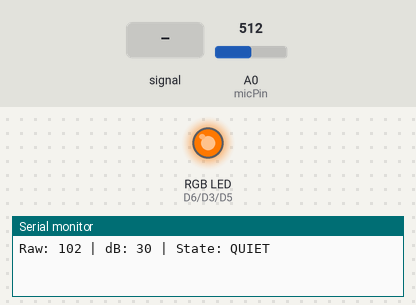
Simulated run of this sketch. Board: Arduino Uno R4 WiFi. Shown: an RGB LED mixed from three pins (HIGH = lit), the last lines printed to the serial monitor. Inputs (shaded band) come from the test bench; at power-on: A0 (micPin) = 512. WiFi joins after 1.5 s; servers stay silent unless stated; network time is answered at once with the bench clock; the local clock reads 2024-03-15 10:24:30 at power-on unless the sketch sets it; storage starts empty.

Above: at 6.1 s.
6.2 s: A0 (micPin) fed a 200 Hz sine of ±460 counts around its level
At 6.93 s:
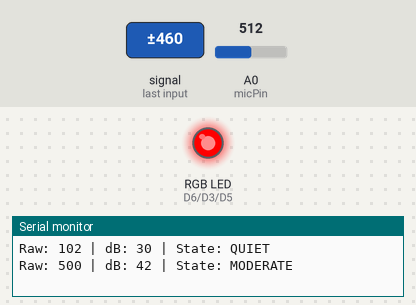
9.2 s: A0 (micPin) set to 306
10.7 s: A0 (micPin) set to 389
13.1 s: A0 (micPin) set to 416
At 14.3 s:
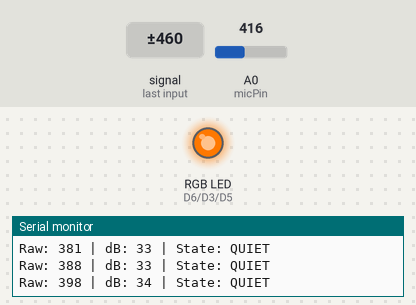
15.0 s: A0 (micPin) set to 122
At 15.6 s:
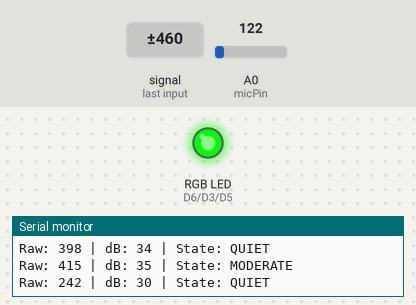
16.5 s: A0 (micPin) set to 511
At 17.8 s:
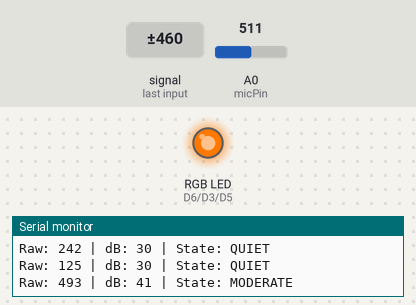
Timing chart, 0 to 19.2 s (numbered marks = the images above; inputs shaded):
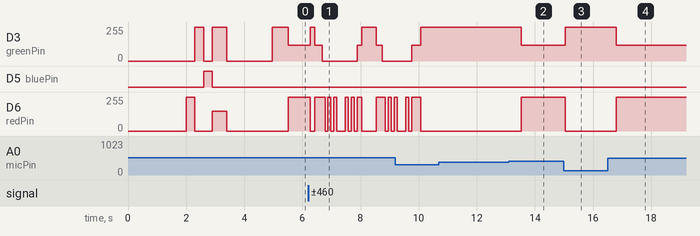

Measured:
- after the input at 6.2 s, D3 (greenPin): 120/255 → 255/255 after 0.07 s, → 120/255 0.15 s later, → 0/255 0.26 s later, → 120/255 1.2 s later, … (7 changes in this stretch); D6 (redPin): 255/255 → 0/255 after 0.07 s, → 255/255 0.15 s later, → 0/255 0.36 s later, → 255/255 0.10 s later, … (18 changes in this stretch)
- after the input at 13.1 s, D3 (greenPin): 255/255 → 120/255 after 0.43 s; D6 (redPin): 0/255 → 255/255 after 0.43 s
- after the input at 15.0 s, D3 (greenPin): 120/255 → 255/255 at once; D6 (redPin): 255/255 → 0/255 at once
- after the input at 16.5 s, D3 (greenPin): 255/255 → 120/255 after 0.30 s; D6 (redPin): 0/255 → 255/255 after 0.30 s

The sketch:

ArduinoCodePBL.ino
```cpp
#include <SPI.h>        // SPI interface
#include <SdFat.h>     // SD filesystem
#include <NTPClient.h> // NTP client
#include <WiFiUdp.h>   // UDP support
#include <WiFiS3.h>    // WiFi driver

//WiFi
const char* ssid       = "xxxx";      // WiFi SSID
const char* password   = "xxxx";  // WiFi password
const char* serverHost = "192.168.0.12";  // Server IP
const uint16_t serverPort = 5000;         // Server port

//Pins
const int micPin   = A0; // Microphone pin
const int redPin   = 6;  // Red LED
const int greenPin = 3;  // Green LED
const int bluePin  = 5;  // Blue LED

//SD
const int SD_CS_PIN = 10; // SD chip select
SdFat SD;                // SD interface
SdFile logFile;          // Log file
bool sdReady = false;    // SD status

//dB Thresholds
//  Quiet    : < 35 dB
//  Moderate : 35–55 dB
//  Loud     : > 55 dB

const int QUIET_DB_MAX    = 35; // Quiet limit
const int MODERATE_DB_MAX = 55; // Moderate limit

//State
float smooth = 0.0f;     // Smoothed signal
const float alpha = 0.2f; // Filter factor
bool alarmActive = false; // Alarm latch

//Timing
const unsigned long DEBUG_PRINT_INTERVAL  = 1000; // Debug rate
const unsigned long SERVER_SEND_INTERVAL  = 1000; // Send rate

//Time
WiFiUDP ntpUDP; // UDP object
NTPClient timeClient(ntpUDP, "pool.ntp.org", 0, 60000); // NTP client

//Prototypes
void setRGB(int r, int g, int b);            // Set LED
void logToSD(int dbValue, String location);  // SD logging
int  convertToDB(int rawValue);              // ADC to dB
String getFormattedDate();                   // Date string
void sendToServer(int dbValue, const char* location); // HTTP send

void setup() {
    Serial.begin(9600); // Start serial
    delay(2000);        // Serial settle

    pinMode(redPin, OUTPUT);   // Red output
    pinMode(greenPin, OUTPUT); // Green output
    pinMode(bluePin, OUTPUT);  // Blue output

    // LED self-test ensures wiring and PWM are correct
    setRGB(255,0,0); delay(300);   // Red test
    setRGB(0,255,0); delay(300);   // Green test
    setRGB(0,0,255); delay(300);   // Blue test
    setRGB(150,255,0); delay(500); // Yellow test
    setRGB(0,0,0);                 // LEDs off

    if (SD.begin(SD_CS_PIN, SPI_HALF_SPEED)) { // Init SD
        sdReady = true;                        // SD ready
        if (!SD.exists("miclog.csv")) {        // File check
            if (logFile.open("miclog.csv", O_WRITE | O_CREAT | O_AT_END)) { // Create file
                logFile.println("Date,Time,Decibels,Location"); // CSV header
                logFile.close();              // Close file
            }
        }
    }

    WiFi.begin(ssid, password); // Start WiFi
    int tries = 0;              // Retry count
    while (WiFi.status() != WL_CONNECTED && tries < 20) { // Wait WiFi
        delay(500);             // Retry delay
        tries++;                // Increment tries
    }

    if (WiFi.status() == WL_CONNECTED) { // WiFi OK
        timeClient.begin();              // Start NTP
        timeClient.update();             // Sync time
    }
}

void loop() {
    timeClient.update();         // Refresh time
    unsigned long now = millis(); // Current time

    int raw = analogRead(micPin); // Read microphone

    // Exponential smoothing removes short spikes
    smooth = alpha * raw + (1.0f - alpha) * smooth; // Low-pass filter
    int micVal = (int)smooth; // Smoothed value
    int dbVal  = convertToDB(micVal); // Convert dB

    static unsigned long lastPrint = 0; // Print timer
    static unsigned long lastSend  = 0; // Send timer

    // Alarm is latched so it doesn't flicker around thresholds
    if (!alarmActive && dbVal > MODERATE_DB_MAX) { // Enter loud
        alarmActive = true;                        // Set latch
        logToSD(dbVal, "Room 1");                  // Log event
    }
    else if (alarmActive && dbVal < QUIET_DB_MAX) { // Return quiet
        alarmActive = false;                       // Clear latch
        logToSD(dbVal, "Room 1");                  // Log event
    }

    // LED behavior reflects acoustic category
    if (dbVal > MODERATE_DB_MAX) { // Loud state
        setRGB(255,0,0); delay(100); // Red flash
        setRGB(0,0,0);   delay(100); // Flash off
    }
    else if (dbVal >= QUIET_DB_MAX) { // Moderate state
        setRGB(255, 120, 0);          // Yellow LED
        delay(50);                    // Stability delay
    }
    else {                            // Quiet state
        setRGB(0,255,0);              // Green LED
        delay(50);                    // Stability delay
    }

    if (now - lastSend >= SERVER_SEND_INTERVAL) { // Send due
        sendToServer(dbVal, "Room 1");             // HTTP post
        lastSend = now;                            // Reset timer
    }

    if (now - lastPrint >= DEBUG_PRINT_INTERVAL) { // Debug due
        Serial.print("Raw: ");                     // Label raw
        Serial.print(micVal);                      // Print raw
        Serial.print(" | dB: ");                   // Label dB
        Serial.print(dbVal);                       // Print dB
        Serial.print(" | State: ");                // Label state
        if (dbVal > MODERATE_DB_MAX) Serial.println("LOUD");     // Loud state
        else if (dbVal >= QUIET_DB_MAX) Serial.println("MODERATE"); // Moderate
        else Serial.println("QUIET");              // Quiet state
        lastPrint = now;                           // Reset timer
    }
}

//Helpers

void setRGB(int r, int g, int b) {
    analogWrite(redPin, r);   // Red PWM
    analogWrite(greenPin, g); // Green PWM
    analogWrite(bluePin, b);  // Blue PWM
}

// Raw ADC values are mapped to a realistic indoor dB range
int convertToDB(int rawValue) {
    int db = map(rawValue, 340, 1000, 30, 80); // Map range
    return constrain(db, 30, 80);              // Clamp value
}

void logToSD(int dbValue, String location) {
    if (!sdReady) return; // Abort if no SD

    if (logFile.open("miclog.csv", O_WRITE | O_CREAT | O_AT_END)) { // Open file
        logFile.print(getFormattedDate());      // Write date
        logFile.print(",");                     // CSV comma
        logFile.print(timeClient.getFormattedTime()); // Write time
        logFile.print(",");                     // CSV comma
        logFile.print(dbValue);                 // Write dB
        logFile.print(",");                     // CSV comma
        logFile.println(location);              // Write location
        logFile.close();                        // Close file
    }
}

String getFormattedDate() {
    time_t t = timeClient.getEpochTime(); // Get epoch
    if (t < 100000) return "01/01/2000";  // Fallback date

    struct tm *tmr = localtime(&t); // Convert time
    return String(tmr->tm_mday) + "/" +     // Day
           String(tmr->tm_mon + 1) + "/" +  // Month
           String(tmr->tm_year + 1900);     // Year
}

void sendToServer(int dbValue, const char* location) {
    if (WiFi.status() != WL_CONNECTED) return; // Abort if offline

    WiFiClient client; // Client object
    if (!client.connect(serverHost, serverPort)) return; // Connect server

    String payload = String("{\"date\":\"") + getFormattedDate() + // JSON date
                     "\",\"time\":\"" + timeClient.getFormattedTime() + // JSON time
                     "\",\"decibels\":" + dbValue + // JSON dB
                     ",\"location\":\"" + location + "\"}"; // JSON location

    client.println("POST /ingest HTTP/1.1"); // HTTP request
    client.print("Host: "); client.println(serverHost); // Host header
    client.println("Content-Type: application/json"); // JSON type
    client.print("Content-Length: "); client.println(payload.length()); // Length header
    client.println("Connection: close"); // Close request
    client.println();                    // Header end
    client.print(payload);               // Send payload

    client.stop(); // Close socket
}
```
